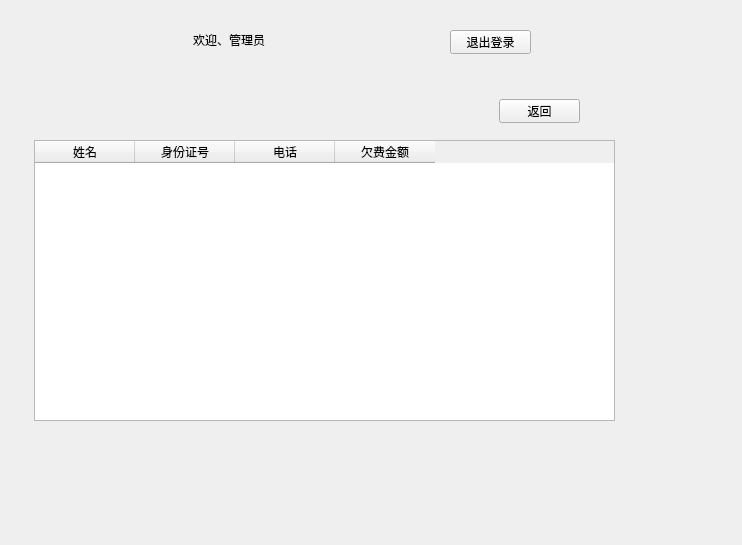
<?xml version="1.0" encoding="UTF-8"?>
<ui version="4.0">
 <class>Manager</class>
 <widget class="QWidget" name="Manager">
  <property name="geometry">
   <rect>
    <x>0</x>
    <y>0</y>
    <width>742</width>
    <height>545</height>
   </rect>
  </property>
  <property name="windowTitle">
   <string>Form</string>
  </property>
  <widget class="QLabel" name="label">
   <property name="geometry">
    <rect>
     <x>193</x>
     <y>30</y>
     <width>81</width>
     <height>20</height>
    </rect>
   </property>
   <property name="text">
    <string>欢迎、管理员</string>
   </property>
  </widget>
  <widget class="QPushButton" name="quit_button">
   <property name="geometry">
    <rect>
     <x>450</x>
     <y>30</y>
     <width>81</width>
     <height>24</height>
    </rect>
   </property>
   <property name="text">
    <string>退出登录</string>
   </property>
  </widget>
  <widget class="QStackedWidget" name="stackedWidget">
   <property name="geometry">
    <rect>
     <x>29</x>
     <y>79</y>
     <width>591</width>
     <height>351</height>
    </rect>
   </property>
   <property name="currentIndex">
    <number>2</number>
   </property>
   <widget class="QWidget" name="page_menu">
    <widget class="QPushButton" name="book_manage">
     <property name="geometry">
      <rect>
       <x>80</x>
       <y>120</y>
       <width>81</width>
       <height>101</height>
      </rect>
     </property>
     <property name="text">
      <string>图书管理</string>
     </property>
    </widget>
    <widget class="QPushButton" name="reader_manage">
     <property name="geometry">
      <rect>
       <x>230</x>
       <y>120</y>
       <width>81</width>
       <height>111</height>
      </rect>
     </property>
     <property name="text">
      <string>读者信息一览</string>
     </property>
    </widget>
    <widget class="QPushButton" name="change_password">
     <property name="geometry">
      <rect>
       <x>420</x>
       <y>10</y>
       <width>81</width>
       <height>24</height>
      </rect>
     </property>
     <property name="text">
      <string>修改密码</string>
     </property>
    </widget>
    <widget class="QPushButton" name="data_manage">
     <property name="geometry">
      <rect>
       <x>390</x>
       <y>120</y>
       <width>81</width>
       <height>111</height>
      </rect>
     </property>
     <property name="text">
      <string>系统数据管理</string>
     </property>
    </widget>
    <widget class="QPushButton" name="the_feedback">
     <property name="geometry">
      <rect>
       <x>490</x>
       <y>290</y>
       <width>101</width>
       <height>24</height>
      </rect>
     </property>
     <property name="text">
      <string>查看反馈</string>
     </property>
    </widget>
   </widget>
   <widget class="QWidget" name="page_book">
    <widget class="QTableWidget" name="tableWidget">
     <property name="geometry">
      <rect>
       <x>10</x>
       <y>90</y>
       <width>571</width>
       <height>261</height>
      </rect>
     </property>
     <column>
      <property name="text">
       <string>书名</string>
      </property>
     </column>
     <column>
      <property name="text">
       <string>作者</string>
      </property>
     </column>
     <column>
      <property name="text">
       <string>分类</string>
      </property>
     </column>
     <column>
      <property name="text">
       <string>ISBN</string>
      </property>
     </column>
     <column>
      <property name="text">
       <string>书籍唯一表示码</string>
      </property>
     </column>
     <column>
      <property name="text">
       <string>当前是否在馆</string>
      </property>
     </column>
    </widget>
    <widget class="QLineEdit" name="lineEdit">
     <property name="geometry">
      <rect>
       <x>100</x>
       <y>20</y>
       <width>113</width>
       <height>23</height>
      </rect>
     </property>
    </widget>
    <widget class="QLabel" name="label_2">
     <property name="geometry">
      <rect>
       <x>30</x>
       <y>20</y>
       <width>54</width>
       <height>16</height>
      </rect>
     </property>
     <property name="text">
      <string>请输入</string>
     </property>
    </widget>
    <widget class="QPushButton" name="book_serch_by_name">
     <property name="geometry">
      <rect>
       <x>250</x>
       <y>20</y>
       <width>81</width>
       <height>24</height>
      </rect>
     </property>
     <property name="text">
      <string>按书名查找</string>
     </property>
    </widget>
    <widget class="QPushButton" name="book_serch_by_cata">
     <property name="geometry">
      <rect>
       <x>370</x>
       <y>20</y>
       <width>81</width>
       <height>24</height>
      </rect>
     </property>
     <property name="text">
      <string>按类别查找</string>
     </property>
    </widget>
    <widget class="QPushButton" name="book_add">
     <property name="geometry">
      <rect>
       <x>70</x>
       <y>60</y>
       <width>81</width>
       <height>24</height>
      </rect>
     </property>
     <property name="text">
      <string>增加</string>
     </property>
    </widget>
    <widget class="QPushButton" name="book_change">
     <property name="geometry">
      <rect>
       <x>190</x>
       <y>60</y>
       <width>81</width>
       <height>24</height>
      </rect>
     </property>
     <property name="text">
      <string>修改</string>
     </property>
    </widget>
    <widget class="QPushButton" name="book_delete">
     <property name="geometry">
      <rect>
       <x>310</x>
       <y>60</y>
       <width>81</width>
       <height>24</height>
      </rect>
     </property>
     <property name="text">
      <string>删除</string>
     </property>
    </widget>
    <widget class="QPushButton" name="book_quit">
     <property name="geometry">
      <rect>
       <x>480</x>
       <y>20</y>
       <width>81</width>
       <height>24</height>
      </rect>
     </property>
     <property name="text">
      <string>返回</string>
     </property>
    </widget>
   </widget>
   <widget class="QWidget" name="page_reader">
    <widget class="QTableWidget" name="tableWidget_2">
     <property name="geometry">
      <rect>
       <x>5</x>
       <y>61</y>
       <width>581</width>
       <height>281</height>
      </rect>
     </property>
     <column>
      <property name="text">
       <string>姓名</string>
      </property>
     </column>
     <column>
      <property name="text">
       <string>身份证号</string>
      </property>
     </column>
     <column>
      <property name="text">
       <string>电话</string>
      </property>
     </column>
     <column>
      <property name="text">
       <string>欠费金额</string>
      </property>
     </column>
    </widget>
    <widget class="QPushButton" name="reader_quit">
     <property name="geometry">
      <rect>
       <x>470</x>
       <y>20</y>
       <width>81</width>
       <height>24</height>
      </rect>
     </property>
     <property name="text">
      <string>返回</string>
     </property>
    </widget>
   </widget>
   <widget class="QWidget" name="page_data">
    <widget class="QPushButton" name="data_databackup">
     <property name="geometry">
      <rect>
       <x>90</x>
       <y>73</y>
       <width>111</width>
       <height>141</height>
      </rect>
     </property>
     <property name="text">
      <string>数据备份</string>
     </property>
    </widget>
    <widget class="QPushButton" name="data_datarecover">
     <property name="geometry">
      <rect>
       <x>300</x>
       <y>73</y>
       <width>121</width>
       <height>141</height>
      </rect>
     </property>
     <property name="text">
      <string>数据恢复</string>
     </property>
    </widget>
    <widget class="QPushButton" name="data_quit">
     <property name="geometry">
      <rect>
       <x>440</x>
       <y>20</y>
       <width>81</width>
       <height>24</height>
      </rect>
     </property>
     <property name="text">
      <string>返回</string>
     </property>
    </widget>
   </widget>
   <widget class="QWidget" name="page_feed_back">
    <widget class="QPushButton" name="feedback_quit">
     <property name="geometry">
      <rect>
       <x>480</x>
       <y>290</y>
       <width>81</width>
       <height>24</height>
      </rect>
     </property>
     <property name="text">
      <string>返回</string>
     </property>
    </widget>
    <widget class="QTableWidget" name="tableWidget_3">
     <property name="geometry">
      <rect>
       <x>20</x>
       <y>10</y>
       <width>551</width>
       <height>271</height>
      </rect>
     </property>
     <column>
      <property name="text">
       <string>反馈</string>
      </property>
     </column>
    </widget>
   </widget>
   <widget class="QWidget" name="page_change_pass">
    <widget class="QLineEdit" name="old_pass_line">
     <property name="geometry">
      <rect>
       <x>380</x>
       <y>50</y>
       <width>113</width>
       <height>23</height>
      </rect>
     </property>
    </widget>
    <widget class="QLineEdit" name="new_pass_line">
     <property name="geometry">
      <rect>
       <x>380</x>
       <y>90</y>
       <width>113</width>
       <height>23</height>
      </rect>
     </property>
    </widget>
    <widget class="QLineEdit" name="conflig_new_pass_line">
     <property name="geometry">
      <rect>
       <x>380</x>
       <y>140</y>
       <width>113</width>
       <height>23</height>
      </rect>
     </property>
    </widget>
    <widget class="QLabel" name="label_3">
     <property name="geometry">
      <rect>
       <x>300</x>
       <y>60</y>
       <width>54</width>
       <height>16</height>
      </rect>
     </property>
     <property name="text">
      <string>原密码</string>
     </property>
    </widget>
    <widget class="QLabel" name="label_4">
     <property name="geometry">
      <rect>
       <x>300</x>
       <y>90</y>
       <width>54</width>
       <height>16</height>
      </rect>
     </property>
     <property name="text">
      <string>新密码</string>
     </property>
    </widget>
    <widget class="QLabel" name="label_5">
     <property name="geometry">
      <rect>
       <x>283</x>
       <y>140</y>
       <width>71</width>
       <height>20</height>
      </rect>
     </property>
     <property name="text">
      <string>请确认新密码</string>
     </property>
    </widget>
    <widget class="QPushButton" name="change_change">
     <property name="geometry">
      <rect>
       <x>340</x>
       <y>190</y>
       <width>81</width>
       <height>24</height>
      </rect>
     </property>
     <property name="text">
      <string>修改密码</string>
     </property>
    </widget>
    <widget class="QPushButton" name="change_quit">
     <property name="geometry">
      <rect>
       <x>340</x>
       <y>230</y>
       <width>81</width>
       <height>24</height>
      </rect>
     </property>
     <property name="text">
      <string>退出</string>
     </property>
    </widget>
    <widget class="QLabel" name="label_6">
     <property name="geometry">
      <rect>
       <x>60</x>
       <y>40</y>
       <width>141</width>
       <height>181</height>
      </rect>
     </property>
     <property name="text">
      <string>LOGO</string>
     </property>
    </widget>
   </widget>
  </widget>
 </widget>
 <resources/>
 <connections/>
</ui>
